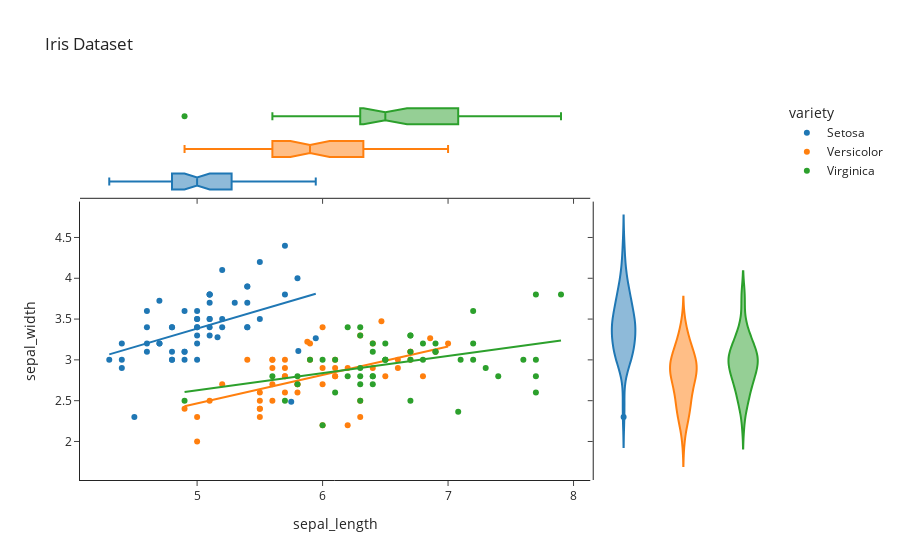

Notebook source saved alongside this figure:
### Code cell
# fig = px.scatter(df, x="sepal_length", y="sepal_width", color="variety", title="Iris Dataset", marginal_y="violin", marginal_x="box", trendline="ols", template="simple_white")
# fig.show()

### Figure 1 — Plotly figure (JSON) as saved in the notebook; plotly's stock layout.template omitted (floating-point values rounded to 4 significant figures)
{"data": [{"hovertemplate": "variety=Setosa<br>sepal_length=%{x}<br>sepal_width=%{y}<extra></extra>", "legendgroup": "Setosa", "marker": {"color": "#1F77B4", "symbol": "circle"}, "mode": "markers", "name": "Setosa", "orientation": "v", "showlegend": true, "type": "scatter", "x": [5.7, 5, 5.2, 4.4, 5.4, 5, 5.4, 5.1, 5.4, 5.1, 4.9, 4.6, 4.9, 5.5, 5, 5, 4.8, 4.6, 4.4, 4.9, 5.1, 5.4, 4.8, 5.3, 4.6, 4.7, 5.1, 5.7, 5, 5.4, 5.1, 5.2, 4.3, 4.4, 5.1, 5.2, 4.5, 4.7, 5, 5.1, 4.6, 4.8, 4.8, 4.9, 4.8, 5, 5.5, 5.8, 5.1, 5, 4.7, 5.163, 5.807, 5.75, 5.946], "xaxis": "x", "y": [3.8, 3, 4.1, 3, 3.7, 3.6, 3.4, 3.8, 3.9, 3.8, 3.6, 3.4, 3.1, 3.5, 3.2, 3.3, 3.4, 3.2, 2.9, 3, 3.8, 3.9, 3, 3.7, 3.1, 3.2, 3.4, 4.4, 3.5, 3.4, 3.5, 3.5, 3, 3.2, 3.3, 3.4, 2.3, 3.2, 3.5, 3.5, 3.6, 3.1, 3, 3.1, 3.4, 3.4, 4.2, 4, 3.7, 3.4, 3.724, 3.276, 3.11, 2.487, 3.265], "yaxis": "y"}, {"alignmentgroup": "True", "hovertemplate": "variety=Setosa<br>sepal_length=%{x}<extra></extra>", "legendgroup": "Setosa", "marker": {"color": "#1F77B4", "symbol": "circle"}, "name": "Setosa", "notched": true, "offsetgroup": "Setosa", "showlegend": false, "type": "box", "x": [5.7, 5, 5.2, 4.4, 5.4, 5, 5.4, 5.1, 5.4, 5.1, 4.9, 4.6, 4.9, 5.5, 5, 5, 4.8, 4.6, 4.4, 4.9, 5.1, 5.4, 4.8, 5.3, 4.6, 4.7, 5.1, 5.7, 5, 5.4, 5.1, 5.2, 4.3, 4.4, 5.1, 5.2, 4.5, 4.7, 5, 5.1, 4.6, 4.8, 4.8, 4.9, 4.8, 5, 5.5, 5.8, 5.1, 5, 4.7, 5.163, 5.807, 5.75, 5.946], "xaxis": "x3", "yaxis": "y3"}, {"alignmentgroup": "True", "hovertemplate": "variety=Setosa<br>sepal_width=%{y}<extra></extra>", "legendgroup": "Setosa", "marker": {"color": "#1F77B4", "symbol": "circle"}, "name": "Setosa", "offsetgroup": "Setosa", "scalegroup": "y", "showlegend": false, "type": "violin", "xaxis": "x2", "y": [3.8, 3, 4.1, 3, 3.7, 3.6, 3.4, 3.8, 3.9, 3.8, 3.6, 3.4, 3.1, 3.5, 3.2, 3.3, 3.4, 3.2, 2.9, 3, 3.8, 3.9, 3, 3.7, 3.1, 3.2, 3.4, 4.4, 3.5, 3.4, 3.5, 3.5, 3, 3.2, 3.3, 3.4, 2.3, 3.2, 3.5, 3.5, 3.6, 3.1, 3, 3.1, 3.4, 3.4, 4.2, 4, 3.7, 3.4, 3.724, 3.276, 3.11, 2.487, 3.265], "yaxis": "y2"}, {"hovertemplate": "<b>OLS trendline</b><br>sepal_width = 0.451228 * sepal_length + 1.12676<br>R<sup>2</sup>=0.204874<br><br>variety=Setosa<br>sepal_length=%{x}<br>sepal_width=%{y} <b>(trend)</b><extra></extra>", "legendgroup": "Setosa", "marker": {"color": "#1F77B4", "symbol": "circle"}, "mode": "lines", "name": "Setosa", "showlegend": false, "type": "scatter", "x": [4.3, 4.4, 4.4, 4.4, 4.5, 4.6, 4.6, 4.6, 4.6, 4.7, 4.7, 4.7, 4.8, 4.8, 4.8, 4.8, 4.8, 4.9, 4.9, 4.9, 4.9, 5, 5, 5, 5, 5, 5, 5, 5, 5.1, 5.1, 5.1, 5.1, 5.1, 5.1, 5.1, 5.1, 5.163, 5.2, 5.2, 5.2, 5.3, 5.4, 5.4, 5.4, 5.4, 5.4, 5.5, 5.5, 5.7, 5.7, 5.75, 5.8, 5.807, 5.946], "xaxis": "x", "y": [3.067, 3.112, 3.112, 3.112, 3.157, 3.202, 3.202, 3.202, 3.202, 3.247, 3.248, 3.248, 3.293, 3.293, 3.293, 3.293, 3.293, 3.338, 3.338, 3.338, 3.338, 3.383, 3.383, 3.383, 3.383, 3.383, 3.383, 3.383, 3.383, 3.428, 3.428, 3.428, 3.428, 3.428, 3.428, 3.428, 3.428, 3.456, 3.473, 3.473, 3.473, 3.518, 3.563, 3.563, 3.563, 3.563, 3.563, 3.609, 3.609, 3.699, 3.699, 3.721, 3.744, 3.747, 3.81], "yaxis": "y"}, {"hovertemplate": "variety=Versicolor<br>sepal_length=%{x}<br>sepal_width=%{y}<extra></extra>", "legendgroup": "Versicolor", "marker": {"color": "#FF7F0E", "symbol": "circle"}, "mode": "markers", "name": "Versicolor", "orientation": "v", "showlegend": true, "type": "scatter", "x": [5.6, 6, 6.4, 6.3, 5.9, 5.5, 5.9, 5.8, 5.7, 6.3, 6.6, 6.5, 6.2, 6.1, 5.6, 5.8, 5, 5.7, 6.4, 5.5, 6.3, 5.2, 6.8, 6.1, 5.7, 5, 5.7, 6.7, 5.5, 5.1, 5.7, 6.9, 6.6, 6.7, 5.6, 7, 6, 6.1, 5.6, 4.9, 5.4, 6.1, 6.7, 5.6, 5.5, 6, 5.5, 6, 6.2, 5.8, 6.857, 5.878, 6.469], "xaxis": "x", "y": [2.7, 2.9, 2.9, 3.3, 3.2, 2.5, 3, 2.7, 2.6, 2.3, 3, 2.8, 2.2, 3, 2.5, 2.7, 2, 2.8, 3.2, 2.4, 2.5, 2.7, 2.8, 2.9, 2.9, 2.3, 2.8, 3.1, 2.3, 2.5, 3, 3.1, 2.9, 3, 2.9, 3.2, 2.2, 2.8, 3, 2.4, 3, 2.8, 3.1, 3, 2.4, 3.4, 2.6, 2.7, 2.9, 2.6, 3.264, 3.223, 3.473], "yaxis": "y"}, {"alignmentgroup": "True", "hovertemplate": "variety=Versicolor<br>sepal_length=%{x}<extra></extra>", "legendgroup": "Versicolor", "marker": {"color": "#FF7F0E", "symbol": "circle"}, "name": "Versicolor", "notched": true, "offsetgroup": "Versicolor", "showlegend": false, "type": "box", "x": [5.6, 6, 6.4, 6.3, 5.9, 5.5, 5.9, 5.8, 5.7, 6.3, 6.6, 6.5, 6.2, 6.1, 5.6, 5.8, 5, 5.7, 6.4, 5.5, 6.3, 5.2, 6.8, 6.1, 5.7, 5, 5.7, 6.7, 5.5, 5.1, 5.7, 6.9, 6.6, 6.7, 5.6, 7, 6, 6.1, 5.6, 4.9, 5.4, 6.1, 6.7, 5.6, 5.5, 6, 5.5, 6, 6.2, 5.8, 6.857, 5.878, 6.469], "xaxis": "x3", "yaxis": "y3"}, {"alignmentgroup": "True", "hovertemplate": "variety=Versicolor<br>sepal_width=%{y}<extra></extra>", "legendgroup": "Versicolor", "marker": {"color": "#FF7F0E", "symbol": "circle"}, "name": "Versicolor", "offsetgroup": "Versicolor", "scalegroup": "y", "showlegend": false, "type": "violin", "xaxis": "x2", "y": [2.7, 2.9, 2.9, 3.3, 3.2, 2.5, 3, 2.7, 2.6, 2.3, 3, 2.8, 2.2, 3, 2.5, 2.7, 2, 2.8, 3.2, 2.4, 2.5, 2.7, 2.8, 2.9, 2.9, 2.3, 2.8, 3.1, 2.3, 2.5, 3, 3.1, 2.9, 3, 2.9, 3.2, 2.2, 2.8, 3, 2.4, 3, 2.8, 3.1, 3, 2.4, 3.4, 2.6, 2.7, 2.9, 2.6, 3.264, 3.223, 3.473], "yaxis": "y2"}, {"hovertemplate": "<b>OLS trendline</b><br>sepal_width = 0.348592 * sepal_length + 0.722714<br>R<sup>2</sup>=0.300836<br><br>variety=Versicolor<br>sepal_length=%{x}<br>sepal_width=%{y} <b>(trend)</b><extra></extra>", "legendgroup": "Versicolor", "marker": {"color": "#FF7F0E", "symbol": "circle"}, "mode": "lines", "name": "Versicolor", "showlegend": false, "type": "scatter", "x": [4.9, 5, 5, 5.1, 5.2, 5.4, 5.5, 5.5, 5.5, 5.5, 5.5, 5.6, 5.6, 5.6, 5.6, 5.6, 5.7, 5.7, 5.7, 5.7, 5.7, 5.8, 5.8, 5.8, 5.878, 5.9, 5.9, 6, 6, 6, 6, 6.1, 6.1, 6.1, 6.1, 6.2, 6.2, 6.3, 6.3, 6.3, 6.4, 6.4, 6.469, 6.5, 6.6, 6.6, 6.7, 6.7, 6.7, 6.8, 6.857, 6.9, 7], "xaxis": "x", "y": [2.431, 2.466, 2.466, 2.501, 2.535, 2.605, 2.64, 2.64, 2.64, 2.64, 2.64, 2.675, 2.675, 2.675, 2.675, 2.675, 2.71, 2.71, 2.71, 2.71, 2.71, 2.745, 2.745, 2.745, 2.772, 2.779, 2.779, 2.814, 2.814, 2.814, 2.814, 2.849, 2.849, 2.849, 2.849, 2.884, 2.884, 2.919, 2.919, 2.919, 2.954, 2.954, 2.978, 2.989, 3.023, 3.023, 3.058, 3.058, 3.058, 3.093, 3.113, 3.128, 3.163], "yaxis": "y"}, {"hovertemplate": "variety=Virginica<br>sepal_length=%{x}<br>sepal_width=%{y}<extra></extra>", "legendgroup": "Virginica", "marker": {"color": "#2CA02C", "symbol": "circle"}, "mode": "markers", "name": "Virginica", "orientation": "v", "showlegend": true, "type": "scatter", "x": [6.3, 7.2, 6.5, 6.4, 6.1, 5.8, 6.5, 6.3, 6.8, 7.1, 6.7, 6.5, 7.7, 6.4, 5.6, 5.9, 6.2, 6.1, 6.7, 7.7, 6.8, 5.8, 7.6, 6.3, 6, 6.7, 4.9, 7.3, 7.2, 7.7, 6.4, 7.9, 6.7, 6.4, 6, 6.7, 6.9, 6.9, 6.3, 7.7, 6.9, 6.3, 7.2, 7.4, 6.3, 5.7, 6.2, 6.5, 6.4, 7.081], "xaxis": "x", "y": [3.3, 3, 3, 2.8, 2.6, 2.7, 3, 2.5, 3.2, 3, 3.1, 3.2, 3.8, 3.2, 2.8, 3, 3.4, 3, 3.3, 3, 3, 2.8, 3, 2.7, 3, 3.3, 2.5, 2.9, 3.2, 2.6, 3.1, 3.8, 2.5, 2.7, 2.2, 3, 3.2, 3.1, 2.8, 2.8, 3.1, 3.4, 3.6, 2.8, 2.9, 2.5, 2.8, 3, 2.8, 2.365], "yaxis": "y"}, {"alignmentgroup": "True", "hovertemplate": "variety=Virginica<br>sepal_length=%{x}<extra></extra>", "legendgroup": "Virginica", "marker": {"color": "#2CA02C", "symbol": "circle"}, "name": "Virginica", "notched": true, "offsetgroup": "Virginica", "showlegend": false, "type": "box", "x": [6.3, 7.2, 6.5, 6.4, 6.1, 5.8, 6.5, 6.3, 6.8, 7.1, 6.7, 6.5, 7.7, 6.4, 5.6, 5.9, 6.2, 6.1, 6.7, 7.7, 6.8, 5.8, 7.6, 6.3, 6, 6.7, 4.9, 7.3, 7.2, 7.7, 6.4, 7.9, 6.7, 6.4, 6, 6.7, 6.9, 6.9, 6.3, 7.7, 6.9, 6.3, 7.2, 7.4, 6.3, 5.7, 6.2, 6.5, 6.4, 7.081], "xaxis": "x3", "yaxis": "y3"}, {"alignmentgroup": "True", "hovertemplate": "variety=Virginica<br>sepal_width=%{y}<extra></extra>", "legendgroup": "Virginica", "marker": {"color": "#2CA02C", "symbol": "circle"}, "name": "Virginica", "offsetgroup": "Virginica", "scalegroup": "y", "showlegend": false, "type": "violin", "xaxis": "x2", "y": [3.3, 3, 3, 2.8, 2.6, 2.7, 3, 2.5, 3.2, 3, 3.1, 3.2, 3.8, 3.2, 2.8, 3, 3.4, 3, 3.3, 3, 3, 2.8, 3, 2.7, 3, 3.3, 2.5, 2.9, 3.2, 2.6, 3.1, 3.8, 2.5, 2.7, 2.2, 3, 3.2, 3.1, 2.8, 2.8, 3.1, 3.4, 3.6, 2.8, 2.9, 2.5, 2.8, 3, 2.8, 2.365], "yaxis": "y2"}, {"hovertemplate": "<b>OLS trendline</b><br>sepal_width = 0.210637 * sepal_length + 1.57422<br>R<sup>2</sup>=0.159707<br><br>variety=Virginica<br>sepal_length=%{x}<br>sepal_width=%{y} <b>(trend)</b><extra></extra>", "legendgroup": "Virginica", "marker": {"color": "#2CA02C", "symbol": "circle"}, "mode": "lines", "name": "Virginica", "showlegend": false, "type": "scatter", "x": [4.9, 5.6, 5.7, 5.8, 5.8, 5.9, 6, 6, 6.1, 6.1, 6.2, 6.2, 6.3, 6.3, 6.3, 6.3, 6.3, 6.3, 6.4, 6.4, 6.4, 6.4, 6.4, 6.5, 6.5, 6.5, 6.5, 6.7, 6.7, 6.7, 6.7, 6.7, 6.8, 6.8, 6.9, 6.9, 6.9, 7.081, 7.1, 7.2, 7.2, 7.2, 7.3, 7.4, 7.6, 7.7, 7.7, 7.7, 7.7, 7.9], "xaxis": "x", "y": [2.606, 2.754, 2.775, 2.796, 2.796, 2.817, 2.838, 2.838, 2.859, 2.859, 2.88, 2.88, 2.901, 2.901, 2.901, 2.901, 2.901, 2.901, 2.922, 2.922, 2.922, 2.922, 2.922, 2.943, 2.943, 2.943, 2.943, 2.985, 2.985, 2.985, 2.985, 2.985, 3.007, 3.007, 3.028, 3.028, 3.028, 3.066, 3.07, 3.091, 3.091, 3.091, 3.112, 3.133, 3.175, 3.196, 3.196, 3.196, 3.196, 3.238], "yaxis": "y"}], "layout": {"legend": {"title": {"text": "variety"}, "tracegroupgap": 0}, "title": {"text": "Iris Dataset"}, "xaxis": {"anchor": "y", "domain": [0, 0.7363], "title": {"text": "sepal_length"}}, "xaxis2": {"anchor": "y2", "domain": [0.7413, 1], "matches": "x2", "showline": false, "showticklabels": false, "ticks": ""}, "xaxis3": {"anchor": "y3", "domain": [0, 0.7363], "matches": "x", "showticklabels": false}, "xaxis4": {"anchor": "y4", "domain": [0.7413, 1], "matches": "x2", "showline": false, "showticklabels": false, "ticks": ""}, "yaxis": {"anchor": "x", "domain": [0, 0.7326], "title": {"text": "sepal_width"}}, "yaxis2": {"anchor": "x2", "domain": [0, 0.7326], "matches": "y", "showticklabels": false}, "yaxis3": {"anchor": "x3", "domain": [0.7426, 1], "matches": "y3", "showline": false, "showticklabels": false, "ticks": ""}, "yaxis4": {"anchor": "x4", "domain": [0.7426, 1], "matches": "y3", "showline": false, "showticklabels": false, "ticks": ""}}}
